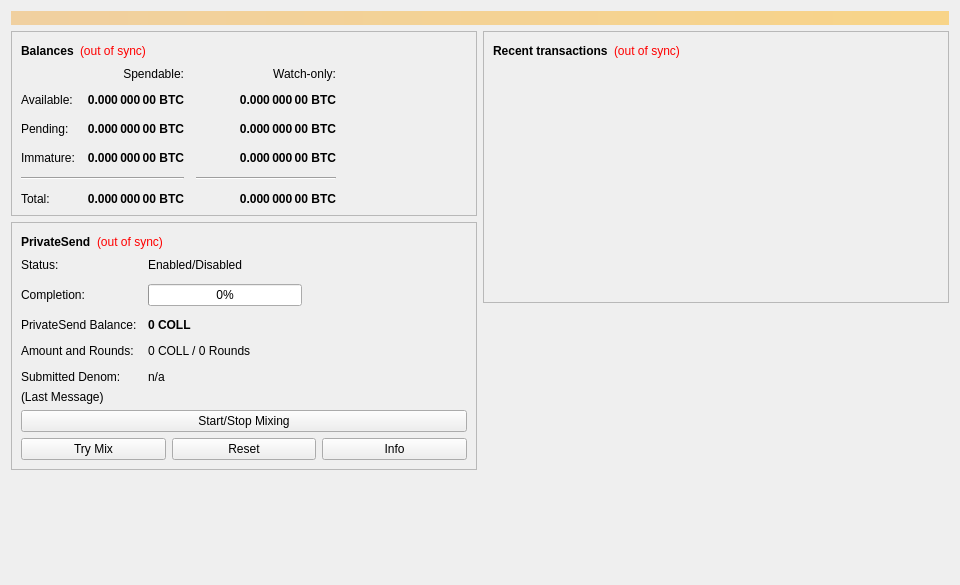
<?xml version="1.0" encoding="UTF-8"?>
<ui version="4.0">
 <class>OverviewPage</class>
 <widget class="QWidget" name="OverviewPage">
  <property name="geometry">
   <rect>
    <x>0</x>
    <y>0</y>
    <width>960</width>
    <height>585</height>
   </rect>
  </property>
  <property name="minimumSize">
   <size>
    <width>960</width>
    <height>0</height>
   </size>
  </property>
  <property name="windowTitle">
   <string>Form</string>
  </property>
  <layout class="QVBoxLayout" name="topLayout">
   <item>
    <widget class="QLabel" name="labelAlerts">
     <property name="visible">
      <bool>false</bool>
     </property>
     <property name="styleSheet">
      <string notr="true">QLabel { background-color: qlineargradient(x1: 0, y1: 0, x2: 1, y2: 0, stop:0 #F0D0A0, stop:1 #F8D488); color:#000000; }</string>
     </property>
     <property name="wordWrap">
      <bool>true</bool>
     </property>
     <property name="margin">
      <number>3</number>
     </property>
     <property name="textInteractionFlags">
      <set>Qt::TextSelectableByMouse</set>
     </property>
    </widget>
   </item>
   <item>
    <layout class="QHBoxLayout" name="horizontalLayout" stretch="1,1">
     <item>
      <layout class="QVBoxLayout" name="verticalLayout_2">
       <item>
        <widget class="QFrame" name="frame">
         <property name="frameShape">
          <enum>QFrame::StyledPanel</enum>
         </property>
         <property name="frameShadow">
          <enum>QFrame::Raised</enum>
         </property>
         <layout class="QVBoxLayout" name="verticalLayout_4">
          <item>
           <layout class="QHBoxLayout" name="horizontalLayout_4">
            <item>
             <widget class="QLabel" name="label_5">
              <property name="font">
               <font>
                <weight>75</weight>
                <bold>true</bold>
               </font>
              </property>
              <property name="text">
               <string>Balances</string>
              </property>
             </widget>
            </item>
            <item>
             <widget class="QLabel" name="labelWalletStatus">
              <property name="toolTip">
               <string>The displayed information may be out of date. Your wallet automatically synchronizes with the Collectiblecoin network after a connection is established, but this process has not completed yet.</string>
              </property>
              <property name="styleSheet">
               <string notr="true">QLabel { color: red; }</string>
              </property>
              <property name="text">
               <string notr="true">(out of sync)</string>
              </property>
              <property name="alignment">
               <set>Qt::AlignLeading|Qt::AlignLeft|Qt::AlignVCenter</set>
              </property>
             </widget>
            </item>
            <item>
             <spacer name="horizontalSpacer_3">
              <property name="orientation">
               <enum>Qt::Horizontal</enum>
              </property>
              <property name="sizeHint" stdset="0">
               <size>
                <width>40</width>
                <height>20</height>
               </size>
              </property>
             </spacer>
            </item>
           </layout>
          </item>
          <item>
           <layout class="QGridLayout" name="gridLayout">
            <property name="spacing">
             <number>12</number>
            </property>
            <item row="2" column="2">
             <widget class="QLabel" name="labelWatchPending">
              <property name="font">
               <font>
                <weight>75</weight>
                <bold>true</bold>
               </font>
              </property>
              <property name="cursor">
               <cursorShape>IBeamCursor</cursorShape>
              </property>
              <property name="toolTip">
               <string>Unconfirmed transactions to watch-only addresses</string>
              </property>
              <property name="text">
               <string notr="true">0.000 000 00 BTC</string>
              </property>
              <property name="alignment">
               <set>Qt::AlignRight|Qt::AlignTrailing|Qt::AlignVCenter</set>
              </property>
              <property name="textInteractionFlags">
               <set>Qt::LinksAccessibleByMouse|Qt::TextSelectableByKeyboard|Qt::TextSelectableByMouse</set>
              </property>
             </widget>
            </item>
            <item row="2" column="1">
             <widget class="QLabel" name="labelUnconfirmed">
              <property name="font">
               <font>
                <weight>75</weight>
                <bold>true</bold>
               </font>
              </property>
              <property name="cursor">
               <cursorShape>IBeamCursor</cursorShape>
              </property>
              <property name="toolTip">
               <string>Total of transactions that have yet to be confirmed, and do not yet count toward the spendable balance</string>
              </property>
              <property name="text">
               <string notr="true">0.000 000 00 BTC</string>
              </property>
              <property name="alignment">
               <set>Qt::AlignRight|Qt::AlignTrailing|Qt::AlignVCenter</set>
              </property>
              <property name="textInteractionFlags">
               <set>Qt::LinksAccessibleByMouse|Qt::TextSelectableByKeyboard|Qt::TextSelectableByMouse</set>
              </property>
             </widget>
            </item>
            <item row="3" column="2">
             <widget class="QLabel" name="labelWatchImmature">
              <property name="font">
               <font>
                <weight>75</weight>
                <bold>true</bold>
               </font>
              </property>
              <property name="cursor">
               <cursorShape>IBeamCursor</cursorShape>
              </property>
              <property name="toolTip">
               <string>Mined balance in watch-only addresses that has not yet matured</string>
              </property>
              <property name="text">
               <string notr="true">0.000 000 00 BTC</string>
              </property>
              <property name="alignment">
               <set>Qt::AlignRight|Qt::AlignTrailing|Qt::AlignVCenter</set>
              </property>
              <property name="textInteractionFlags">
               <set>Qt::LinksAccessibleByMouse|Qt::TextSelectableByKeyboard|Qt::TextSelectableByMouse</set>
              </property>
             </widget>
            </item>
            <item row="4" column="0" colspan="2">
             <widget class="Line" name="lineSpendableBalance">
              <property name="orientation">
               <enum>Qt::Horizontal</enum>
              </property>
             </widget>
            </item>
            <item row="4" column="2">
             <widget class="Line" name="lineWatchBalance">
              <property name="sizePolicy">
               <sizepolicy hsizetype="Preferred" vsizetype="Fixed">
                <horstretch>0</horstretch>
                <verstretch>0</verstretch>
               </sizepolicy>
              </property>
              <property name="minimumSize">
               <size>
                <width>140</width>
                <height>0</height>
               </size>
              </property>
              <property name="orientation">
               <enum>Qt::Horizontal</enum>
              </property>
             </widget>
            </item>
            <item row="5" column="0">
             <widget class="QLabel" name="labelTotalText">
              <property name="text">
               <string>Total:</string>
              </property>
             </widget>
            </item>
            <item row="3" column="1">
             <widget class="QLabel" name="labelImmature">
              <property name="font">
               <font>
                <weight>75</weight>
                <bold>true</bold>
               </font>
              </property>
              <property name="cursor">
               <cursorShape>IBeamCursor</cursorShape>
              </property>
              <property name="toolTip">
               <string>Mined balance that has not yet matured</string>
              </property>
              <property name="text">
               <string notr="true">0.000 000 00 BTC</string>
              </property>
              <property name="alignment">
               <set>Qt::AlignRight|Qt::AlignTrailing|Qt::AlignVCenter</set>
              </property>
              <property name="textInteractionFlags">
               <set>Qt::LinksAccessibleByMouse|Qt::TextSelectableByKeyboard|Qt::TextSelectableByMouse</set>
              </property>
             </widget>
            </item>
            <item row="2" column="3">
             <spacer name="horizontalSpacer_2">
              <property name="orientation">
               <enum>Qt::Horizontal</enum>
              </property>
              <property name="sizeHint" stdset="0">
               <size>
                <width>40</width>
                <height>20</height>
               </size>
              </property>
             </spacer>
            </item>
            <item row="3" column="0">
             <widget class="QLabel" name="labelImmatureText">
              <property name="text">
               <string>Immature:</string>
              </property>
             </widget>
            </item>
            <item row="5" column="1">
             <widget class="QLabel" name="labelTotal">
              <property name="font">
               <font>
                <weight>75</weight>
                <bold>true</bold>
               </font>
              </property>
              <property name="cursor">
               <cursorShape>IBeamCursor</cursorShape>
              </property>
              <property name="toolTip">
               <string>Your current total balance</string>
              </property>
              <property name="text">
               <string notr="true">0.000 000 00 BTC</string>
              </property>
              <property name="alignment">
               <set>Qt::AlignRight|Qt::AlignTrailing|Qt::AlignVCenter</set>
              </property>
              <property name="textInteractionFlags">
               <set>Qt::LinksAccessibleByMouse|Qt::TextSelectableByKeyboard|Qt::TextSelectableByMouse</set>
              </property>
             </widget>
            </item>
            <item row="5" column="2">
             <widget class="QLabel" name="labelWatchTotal">
              <property name="font">
               <font>
                <weight>75</weight>
                <bold>true</bold>
               </font>
              </property>
              <property name="cursor">
               <cursorShape>IBeamCursor</cursorShape>
              </property>
              <property name="toolTip">
               <string>Current total balance in watch-only addresses</string>
              </property>
              <property name="text">
               <string notr="true">0.000 000 00 BTC</string>
              </property>
              <property name="alignment">
               <set>Qt::AlignRight|Qt::AlignTrailing|Qt::AlignVCenter</set>
              </property>
              <property name="textInteractionFlags">
               <set>Qt::LinksAccessibleByMouse|Qt::TextSelectableByKeyboard|Qt::TextSelectableByMouse</set>
              </property>
             </widget>
            </item>
            <item row="0" column="2">
             <widget class="QLabel" name="labelWatchonly">
              <property name="text">
               <string>Watch-only:</string>
              </property>
              <property name="alignment">
               <set>Qt::AlignRight|Qt::AlignTrailing|Qt::AlignVCenter</set>
              </property>
             </widget>
            </item>
            <item row="1" column="0">
             <widget class="QLabel" name="labelBalanceText">
              <property name="text">
               <string>Available:</string>
              </property>
             </widget>
            </item>
            <item row="1" column="1">
             <widget class="QLabel" name="labelBalance">
              <property name="font">
               <font>
                <weight>75</weight>
                <bold>true</bold>
               </font>
              </property>
              <property name="cursor">
               <cursorShape>IBeamCursor</cursorShape>
              </property>
              <property name="toolTip">
               <string>Your current spendable balance</string>
              </property>
              <property name="text">
               <string notr="true">0.000 000 00 BTC</string>
              </property>
              <property name="alignment">
               <set>Qt::AlignRight|Qt::AlignTrailing|Qt::AlignVCenter</set>
              </property>
              <property name="textInteractionFlags">
               <set>Qt::LinksAccessibleByMouse|Qt::TextSelectableByKeyboard|Qt::TextSelectableByMouse</set>
              </property>
             </widget>
            </item>
            <item row="1" column="2">
             <widget class="QLabel" name="labelWatchAvailable">
              <property name="font">
               <font>
                <weight>75</weight>
                <bold>true</bold>
               </font>
              </property>
              <property name="cursor">
               <cursorShape>IBeamCursor</cursorShape>
              </property>
              <property name="toolTip">
               <string>Your current balance in watch-only addresses</string>
              </property>
              <property name="text">
               <string notr="true">0.000 000 00 BTC</string>
              </property>
              <property name="alignment">
               <set>Qt::AlignRight|Qt::AlignTrailing|Qt::AlignVCenter</set>
              </property>
              <property name="textInteractionFlags">
               <set>Qt::LinksAccessibleByMouse|Qt::TextSelectableByKeyboard|Qt::TextSelectableByMouse</set>
              </property>
             </widget>
            </item>
            <item row="2" column="0">
             <widget class="QLabel" name="labelPendingText">
              <property name="text">
               <string>Pending:</string>
              </property>
             </widget>
            </item>
            <item row="0" column="1">
             <widget class="QLabel" name="labelSpendable">
              <property name="text">
               <string>Spendable:</string>
              </property>
              <property name="alignment">
               <set>Qt::AlignRight|Qt::AlignTrailing|Qt::AlignVCenter</set>
              </property>
             </widget>
            </item>
           </layout>
          </item>
         </layout>
        </widget>
       </item>
       <item>
        <widget class="QFrame" name="framePrivateSend">
         <property name="layoutDirection">
          <enum>Qt::LeftToRight</enum>
         </property>
         <property name="frameShape">
          <enum>QFrame::StyledPanel</enum>
         </property>
         <property name="frameShadow">
          <enum>QFrame::Raised</enum>
         </property>
         <layout class="QVBoxLayout" name="VerticalLayout_PS1">
          <item>
           <layout class="QHBoxLayout" name="horizontalLayout_5">
            <item>
             <widget class="QLabel" name="labelPrivateSendHeader">
              <property name="font">
               <font>
                <weight>75</weight>
                <bold>true</bold>
               </font>
              </property>
              <property name="text">
               <string>PrivateSend</string>
              </property>
             </widget>
            </item>
            <item>
             <widget class="QLabel" name="labelPrivateSendSyncStatus">
              <property name="toolTip">
               <string>The displayed information may be out of date. Your wallet automatically synchronizes with the Collectiblecoin network after a connection is established, but this process has not completed yet.</string>
              </property>
              <property name="styleSheet">
               <string notr="true">QLabel { color: red; }</string>
              </property>
              <property name="text">
               <string notr="true">(out of sync)</string>
              </property>
              <property name="alignment">
               <set>Qt::AlignLeading|Qt::AlignLeft|Qt::AlignVCenter</set>
              </property>
             </widget>
            </item>
            <item>
             <spacer name="horizontalSpacer_4">
              <property name="orientation">
               <enum>Qt::Horizontal</enum>
              </property>
              <property name="sizeHint" stdset="0">
               <size>
                <width>40</width>
                <height>20</height>
               </size>
              </property>
             </spacer>
            </item>
           </layout>
          </item>
          <item>
           <layout class="QFormLayout" name="privateSendFormLayout">
            <property name="fieldGrowthPolicy">
             <enum>QFormLayout::AllNonFixedFieldsGrow</enum>
            </property>
            <property name="horizontalSpacing">
             <number>11</number>
            </property>
            <property name="verticalSpacing">
             <number>12</number>
            </property>
            <item row="0" column="0">
             <widget class="QLabel" name="labelPrivateSendEnabledText">
              <property name="text">
               <string>Status:</string>
              </property>
             </widget>
            </item>
            <item row="0" column="1">
             <widget class="QLabel" name="labelPrivateSendEnabled">
              <property name="text">
               <string>Enabled/Disabled</string>
              </property>
             </widget>
            </item>
            <item row="1" column="0">
             <widget class="QLabel" name="labelCompletitionText">
              <property name="text">
               <string>Completion:</string>
              </property>
             </widget>
            </item>
            <item row="1" column="1">
             <widget class="QProgressBar" name="privateSendProgress">
              <property name="maximumSize">
               <size>
                <width>154</width>
                <height>16777215</height>
               </size>
              </property>
              <property name="value">
               <number>0</number>
              </property>
             </widget>
            </item>
            <item row="2" column="0">
             <widget class="QLabel" name="labelAnonymizedText">
              <property name="text">
               <string>PrivateSend Balance:</string>
              </property>
             </widget>
            </item>
            <item row="2" column="1">
             <widget class="QLabel" name="labelAnonymized">
              <property name="font">
               <font>
                <weight>75</weight>
                <bold>true</bold>
               </font>
              </property>
              <property name="text">
               <string notr="true">0 COLL</string>
              </property>
             </widget>
            </item>
            <item row="3" column="0">
             <widget class="QLabel" name="labelAmountAndRoundsText">
              <property name="text">
               <string>Amount and Rounds:</string>
              </property>
             </widget>
            </item>
            <item row="3" column="1">
             <widget class="QLabel" name="labelAmountRounds">
              <property name="text">
               <string>0 COLL / 0 Rounds</string>
              </property>
             </widget>
            </item>
            <item row="4" column="0">
             <widget class="QLabel" name="labelSubmittedDenomText">
              <property name="text">
               <string>Submitted Denom:</string>
              </property>
             </widget>
            </item>
            <item row="4" column="1">
             <widget class="QLabel" name="labelSubmittedDenom">
              <property name="toolTip">
               <string>The denominations you submitted to the Masternode.&lt;br&gt;To mix, other users must submit the exact same denominations.</string>
              </property>
              <property name="text">
               <string>n/a</string>
              </property>
             </widget>
            </item>
           </layout>
          </item>
          <item>
           <layout class="QVBoxLayout" name="VerticalLayout_PS">
            <item>
             <widget class="QLabel" name="labelPrivateSendLastMessage">
              <property name="text">
               <string>(Last Message)</string>
              </property>
              <property name="alignment">
               <set>Qt::AlignLeading|Qt::AlignLeft|Qt::AlignTop</set>
              </property>
              <property name="wordWrap">
               <bool>true</bool>
              </property>
             </widget>
            </item>
            <item>
             <widget class="QPushButton" name="togglePrivateSend">
              <property name="sizePolicy">
               <sizepolicy hsizetype="MinimumExpanding" vsizetype="Fixed">
                <horstretch>0</horstretch>
                <verstretch>0</verstretch>
               </sizepolicy>
              </property>
              <property name="text">
               <string>Start/Stop Mixing</string>
              </property>
             </widget>
            </item>
            <item>
             <layout class="QHBoxLayout" name="horizontalLayout_debugbuttons">
              <item>
               <widget class="QPushButton" name="privateSendAuto">
                <property name="sizePolicy">
                 <sizepolicy hsizetype="MinimumExpanding" vsizetype="Fixed">
                  <horstretch>0</horstretch>
                  <verstretch>0</verstretch>
                 </sizepolicy>
                </property>
                <property name="toolTip">
                 <string>Try to manually submit a PrivateSend request.</string>
                </property>
                <property name="text">
                 <string>Try Mix</string>
                </property>
               </widget>
              </item>
              <item>
               <widget class="QPushButton" name="privateSendReset">
                <property name="sizePolicy">
                 <sizepolicy hsizetype="MinimumExpanding" vsizetype="Fixed">
                  <horstretch>0</horstretch>
                  <verstretch>0</verstretch>
                 </sizepolicy>
                </property>
                <property name="toolTip">
                 <string>Reset the current status of PrivateSend (can interrupt PrivateSend if it's in the process of Mixing, which can cost you money!)</string>
                </property>
                <property name="autoFillBackground">
                 <bool>false</bool>
                </property>
                <property name="text">
                 <string>Reset</string>
                </property>
               </widget>
              </item>
              <item>
               <widget class="QPushButton" name="privateSendInfo">
                <property name="sizePolicy">
                 <sizepolicy hsizetype="MinimumExpanding" vsizetype="Fixed">
                  <horstretch>0</horstretch>
                  <verstretch>0</verstretch>
                 </sizepolicy>
                </property>
                <property name="toolTip">
                 <string>Information about PrivateSend and Mixing</string>
                </property>
                <property name="text">
                 <string>Info</string>
                </property>
               </widget>
              </item>
             </layout>
            </item>
           </layout>
          </item>
         </layout>
        </widget>
       </item>
       <item>
        <spacer name="verticalSpacer">
         <property name="orientation">
          <enum>Qt::Vertical</enum>
         </property>
         <property name="sizeHint" stdset="0">
          <size>
           <width>20</width>
           <height>40</height>
          </size>
         </property>
        </spacer>
       </item>
      </layout>
     </item>
     <item>
      <layout class="QVBoxLayout" name="verticalLayout_3">
       <item>
        <widget class="QFrame" name="frame_2">
         <property name="frameShape">
          <enum>QFrame::StyledPanel</enum>
         </property>
         <property name="frameShadow">
          <enum>QFrame::Raised</enum>
         </property>
         <layout class="QVBoxLayout" name="verticalLayout">
          <item>
           <layout class="QHBoxLayout" name="horizontalLayout_2">
            <item>
             <widget class="QLabel" name="label_4">
              <property name="font">
               <font>
                <weight>75</weight>
                <bold>true</bold>
               </font>
              </property>
              <property name="text">
               <string>Recent transactions</string>
              </property>
             </widget>
            </item>
            <item>
             <widget class="QLabel" name="labelTransactionsStatus">
              <property name="toolTip">
               <string>The displayed information may be out of date. Your wallet automatically synchronizes with the Collectiblecoin network after a connection is established, but this process has not completed yet.</string>
              </property>
              <property name="styleSheet">
               <string notr="true">QLabel { color: red; }</string>
              </property>
              <property name="text">
               <string notr="true">(out of sync)</string>
              </property>
              <property name="alignment">
               <set>Qt::AlignLeading|Qt::AlignLeft|Qt::AlignVCenter</set>
              </property>
             </widget>
            </item>
            <item>
             <spacer name="horizontalSpacer">
              <property name="orientation">
               <enum>Qt::Horizontal</enum>
              </property>
              <property name="sizeHint" stdset="0">
               <size>
                <width>40</width>
                <height>20</height>
               </size>
              </property>
             </spacer>
            </item>
           </layout>
          </item>
          <item>
           <widget class="QListView" name="listTransactions">
            <property name="styleSheet">
             <string notr="true">QListView { background: transparent; }</string>
            </property>
            <property name="frameShape">
             <enum>QFrame::NoFrame</enum>
            </property>
            <property name="verticalScrollBarPolicy">
             <enum>Qt::ScrollBarAlwaysOff</enum>
            </property>
            <property name="horizontalScrollBarPolicy">
             <enum>Qt::ScrollBarAlwaysOff</enum>
            </property>
            <property name="selectionMode">
             <enum>QAbstractItemView::NoSelection</enum>
            </property>
           </widget>
          </item>
         </layout>
        </widget>
       </item>
       <item>
        <spacer name="verticalSpacer_2">
         <property name="orientation">
          <enum>Qt::Vertical</enum>
         </property>
         <property name="sizeHint" stdset="0">
          <size>
           <width>20</width>
           <height>40</height>
          </size>
         </property>
        </spacer>
       </item>
      </layout>
     </item>
    </layout>
   </item>
  </layout>
 </widget>
 <resources/>
 <connections/>
</ui>
